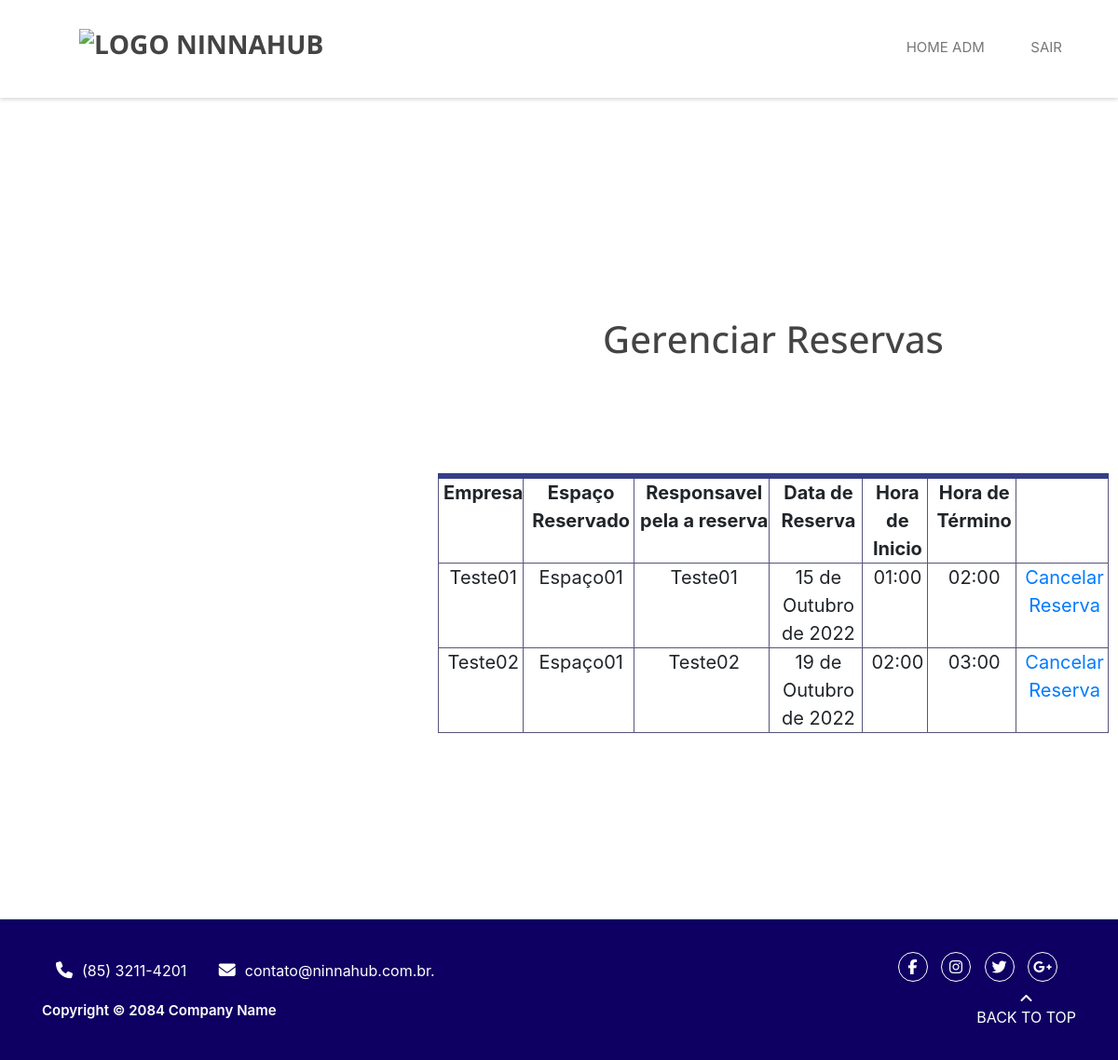
Page /adm/gerenciar_reserva/ (signed in) on the committed database.
### reserva/models.py (models this page shows, shortened)
class Registro(models.Model):
    MANTENEDOR_CHOICES = (
        ('Mantenedor', 'Mantenedor'),
        ('Residente Startup', 'Residente Startup'),
        ('Time Operacional', 'Time Operacional'),
    )
    EVENTO_CHOICES = (
        ('Espaço01', 'Espaço01'),
        ('Espaço02', 'Espaço02'),
        ('Espaço03', 'Espaço03'),
    )
    agente = models.CharField(max_length=30)
    mantenedor = models.CharField(max_length=30, choices=MANTENEDOR_CHOICES)
    empresa = models.CharField(max_length=30)
    email = models.EmailField(max_length=254)
    telefone = models.CharField(max_length=30)
    cpf = CPFField('cpf')
    cnpj = CNPJField('CNPJ')
    nome_evento = models.CharField(max_length=300)
    descricao = models.TextField(max_length=1000)
    lista_participantes = models.FileField(upload_to='lista_participantes/%Y/%m/%d/', blank=True)
    espacos = models.CharField(max_length=30, choices=EVENTO_CHOICES, default='Espaço01')
    data_reserva = models.DateField()
    hora_inicio = models.TimeField()
    hora_fim = models.TimeField()
    confirmacao_email = models.BooleanField(default=False)

### administrador/views.py (the view)
# urls.py: path('gerenciar_reserva/', views.gerenciar_reserva, name='gerenciar_reserva'),
@login_required(login_url='/adm/login')
def gerenciar_reserva(request):
    registro = {'registro': Registro.objects.all()}
    return render(request, 'gerenciar_reserva.html', registro)

### administrador/templates/gerenciar_reserva.html (shortened to what this page needs)
{% extends 'base.html' %}
{% load static %}
{% block 'body' %}
{% include 'partials/_navbar-adm.html' %}
<main>
    <h1 class="h1-gerenciar">Gerenciar Reservas</h1>
    <table>
        <tr>
            <th>Empresa</th>
            <th>Espaço Reservado</th>
            <th>Responsavel pela a reserva</th>
            <th>Data de Reserva</th>
            <th>Hora de Inicio</th>
            <th>Hora de Término</th>
            <th></th>
        </tr>
        {%for registro in registro %}
        <tr>
            <td>{{registro.empresa}}</td>
            <td>{{registro.espacos}}</td>
            <td>{{registro.agente}}</td>
            <td>{{registro.data_reserva}}</td>
            <td>{{registro.hora_inicio}}</td>
            <td>{{registro.hora_fim}}</td>
            <td><a href="">Cancelar Reserva</a></td>
        </tr>
        {%endfor%}
    </table>
</main>
   {% include 'partials/_footer.html' %}
{% endblock %}

### templates/static/reserva/css/main.css (style rules this page uses)
html, body, div, span, applet, object, iframe, h1, h2, h3, h4, h5, h6, p, blockquote, pre, a, abbr, acronym, address, big, cite, code, del, dfn, em, ins, kbd, q, s, samp, small, strike, strong, sub, sup, tt, var, b, u, i, center, dl, dt, dd, ol, ul, li, fieldset, form, label, legend, table, caption, tbody, tfoot, thead, tr, th, td, article, aside, canvas, details, embed, figure, figcaption, footer, header, hgroup, menu, nav, output, ruby, section, summary, time, mark, audio, video { margin: 0; padding: 0; border: 0; font-size: 100%; font: inherit; vertical-align: baseline; }
html,body { width: 100%; overflow-x: hidden; }
body { line-height: 1; }
table { border-collapse: collapse; border-spacing: 0; }
body { font: 13px/23px "Open Sans", sans-serif; -webkit-font-smoothing: antialiased; word-wrap: break-word; color: #777777; }
a { -webkit-transition: all 0.2s ease-in-out; -moz-transition: all 0.2s ease-in-out; -ms-transition: all 0.2s ease-in-out; -o-transition: all 0.2s ease-in-out; transition: all 0.2s ease-in-out; }
h1, h2, h3, h4, h5, h6 { font-family: "Open Sans", sans-serif; color: #444444; }

### templates/static/reserva/css/gerenciar-usuario.css (style rules this page uses)
main { margin-top: 180px; margin-bottom: 90px; }

### templates/static/reserva/css/base.css (style rules this page uses)
:root { --branco: #FFF; --cinza: #808080; --azul-ninna: #00257A; --azul-escuro-ninna: #001c5c; --verde-ninna: #57B952; --branco-ninna: #ECEDEE; --preto-ninna: #000; --fonte-ninna: 'Poppins', sans-serif; }

### templates/static/reserva/css/style.css (style rules this page uses)
html, body, div, span, applet, object, iframe, h1, h2, h3, h4, h5, h6, p, blockquote, pre, a, abbr, acronym, address, big, cite, code, del, dfn, em, ins, kbd, q, s, samp, small, strike, strong, sub, sup, tt, var, b, u, i, center, dl, dt, dd, ol, ul, li, fieldset, form, label, legend, table, caption, tbody, tfoot, thead, tr, th, td, article, aside, canvas, details, embed, figure, figcaption, footer, header, hgroup, menu, nav, output, ruby, section, summary, time, mark, audio, video { margin: 0; padding: 0; border: 0; box-sizing: border-box; font-size: 100%; font: inherit; vertical-align: baseline; }
html,body { width: 100%; overflow-x: hidden; }
body { line-height: 1; }
table { border-collapse: collapse; border-spacing: 0; }
body { font: 13px/23px "Open Sans", sans-serif; -webkit-font-smoothing: antialiased; word-wrap: break-word; color: #777777; }
a { -webkit-transition: all 0.2s ease-in-out; -moz-transition: all 0.2s ease-in-out; -ms-transition: all 0.2s ease-in-out; -o-transition: all 0.2s ease-in-out; transition: all 0.2s ease-in-out; }
h1, h2, h3, h4, h5, h6 { font-family: "Open Sans", sans-serif; color: #444444; }

### templates/static/reserva/css/descrição.css (style rules this page uses)
main { margin-top: 200px; }

### templates/static/reserva/css/gerenciar-reserva.css (style rules this page uses)
table { margin-top: 90px; margin-bottom: 200px; margin-left: 70px; width: 90%; border-top: 6px solid rgb(53,62,135); border-left:1px solid #57557A ; border-right:1px solid #57557A ; border-bottom:1px solid #57557A ; border-radius: 10px; border-collapse: separate; padding: 5px; font-size: 20px; }
tr , th { border: 1px solid #57557A; border-radius: 5px; padding-left: 5px; text-align: center; }
th { font-weight: bold; }
td { border: 1px #57557A solid; border-radius: 5px; padding-left: 5px; }
.h1-gerenciar { padding-top: 170px; text-align: center; }

### templates/static/reserva/css/chamado.css (style rules this page uses)
main { margin-top: 170px; margin-left: 400px; margin-bottom: 50px; }
main h1 { padding-left: 60px; padding-bottom: 30px; }

### templates/static/reserva/css/check.css (style rules this page uses)
* { margin: 0; padding: 0; }
a { text-decoration: none; }

### rows in the picture
Registro: empresa "Teste01", espacos "Espaço01", agente "Teste01", data_reserva "15 de Outubro de 2022", hora_inicio "01:00", hora_fim "02:00"
Registro: empresa "Teste02", espacos "Espaço01", agente "Teste02", data_reserva "19 de Outubro de 2022", hora_inicio "02:00", hora_fim "03:00"
